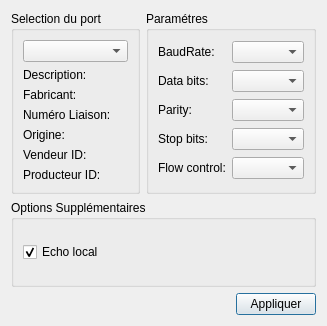
<?xml version="1.0" encoding="UTF-8"?>
<ui version="4.0">
 <class>SettingsDialog</class>
 <widget class="QDialog" name="SettingsDialog">
  <property name="geometry">
   <rect>
    <x>0</x>
    <y>0</y>
    <width>327</width>
    <height>326</height>
   </rect>
  </property>
  <property name="windowTitle">
   <string>Settings</string>
  </property>
  <layout class="QGridLayout" name="gridLayout_3">
   <item row="0" column="1">
    <widget class="QGroupBox" name="parametersBox">
     <property name="title">
      <string>Paramétres</string>
     </property>
     <layout class="QGridLayout" name="gridLayout_2">
      <item row="0" column="0">
       <widget class="QLabel" name="baudRateLabel">
        <property name="text">
         <string>BaudRate:</string>
        </property>
       </widget>
      </item>
      <item row="0" column="1">
       <widget class="QComboBox" name="baudRateBox"/>
      </item>
      <item row="1" column="0">
       <widget class="QLabel" name="dataBitsLabel">
        <property name="text">
         <string>Data bits:</string>
        </property>
       </widget>
      </item>
      <item row="1" column="1">
       <widget class="QComboBox" name="dataBitsBox"/>
      </item>
      <item row="2" column="0">
       <widget class="QLabel" name="parityLabel">
        <property name="text">
         <string>Parity:</string>
        </property>
       </widget>
      </item>
      <item row="2" column="1">
       <widget class="QComboBox" name="parityBox"/>
      </item>
      <item row="3" column="0">
       <widget class="QLabel" name="stopBitsLabel">
        <property name="text">
         <string>Stop bits:</string>
        </property>
       </widget>
      </item>
      <item row="3" column="1">
       <widget class="QComboBox" name="stopBitsBox"/>
      </item>
      <item row="4" column="0">
       <widget class="QLabel" name="flowControlLabel">
        <property name="text">
         <string>Flow control:</string>
        </property>
       </widget>
      </item>
      <item row="4" column="1">
       <widget class="QComboBox" name="flowControlBox"/>
      </item>
     </layout>
    </widget>
   </item>
   <item row="0" column="0">
    <widget class="QGroupBox" name="selectBox">
     <property name="title">
      <string>Selection du port </string>
     </property>
     <layout class="QGridLayout" name="gridLayout">
      <item row="0" column="0">
       <widget class="QComboBox" name="serialPortInfoListBox"/>
      </item>
      <item row="1" column="0">
       <widget class="QLabel" name="descriptionLabel">
        <property name="text">
         <string>Description:</string>
        </property>
       </widget>
      </item>
      <item row="2" column="0">
       <widget class="QLabel" name="manufacturerLabel">
        <property name="text">
         <string>Fabricant:</string>
        </property>
       </widget>
      </item>
      <item row="3" column="0">
       <widget class="QLabel" name="serialNumberLabel">
        <property name="text">
         <string>Numéro Liaison:</string>
        </property>
       </widget>
      </item>
      <item row="4" column="0">
       <widget class="QLabel" name="locationLabel">
        <property name="text">
         <string>Origine:</string>
        </property>
       </widget>
      </item>
      <item row="5" column="0">
       <widget class="QLabel" name="vidLabel">
        <property name="text">
         <string>Vendeur ID:</string>
        </property>
       </widget>
      </item>
      <item row="6" column="0">
       <widget class="QLabel" name="pidLabel">
        <property name="text">
         <string>Producteur ID:</string>
        </property>
       </widget>
      </item>
     </layout>
    </widget>
   </item>
   <item row="2" column="0" colspan="2">
    <layout class="QHBoxLayout" name="horizontalLayout">
     <item>
      <spacer name="horizontalSpacer">
       <property name="orientation">
        <enum>Qt::Horizontal</enum>
       </property>
       <property name="sizeHint" stdset="0">
        <size>
         <width>96</width>
         <height>20</height>
        </size>
       </property>
      </spacer>
     </item>
     <item>
      <widget class="QPushButton" name="applyButton">
       <property name="text">
        <string>Appliquer</string>
       </property>
      </widget>
     </item>
    </layout>
   </item>
   <item row="1" column="0" colspan="2">
    <widget class="QGroupBox" name="additionalOptionsGroupBox">
     <property name="title">
      <string>Options Supplémentaires</string>
     </property>
     <layout class="QVBoxLayout" name="verticalLayout">
      <item>
       <widget class="QCheckBox" name="localEchoCheckBox">
        <property name="text">
         <string>Echo local</string>
        </property>
        <property name="checked">
         <bool>true</bool>
        </property>
       </widget>
      </item>
     </layout>
    </widget>
   </item>
  </layout>
 </widget>
 <resources/>
 <connections/>
</ui>
